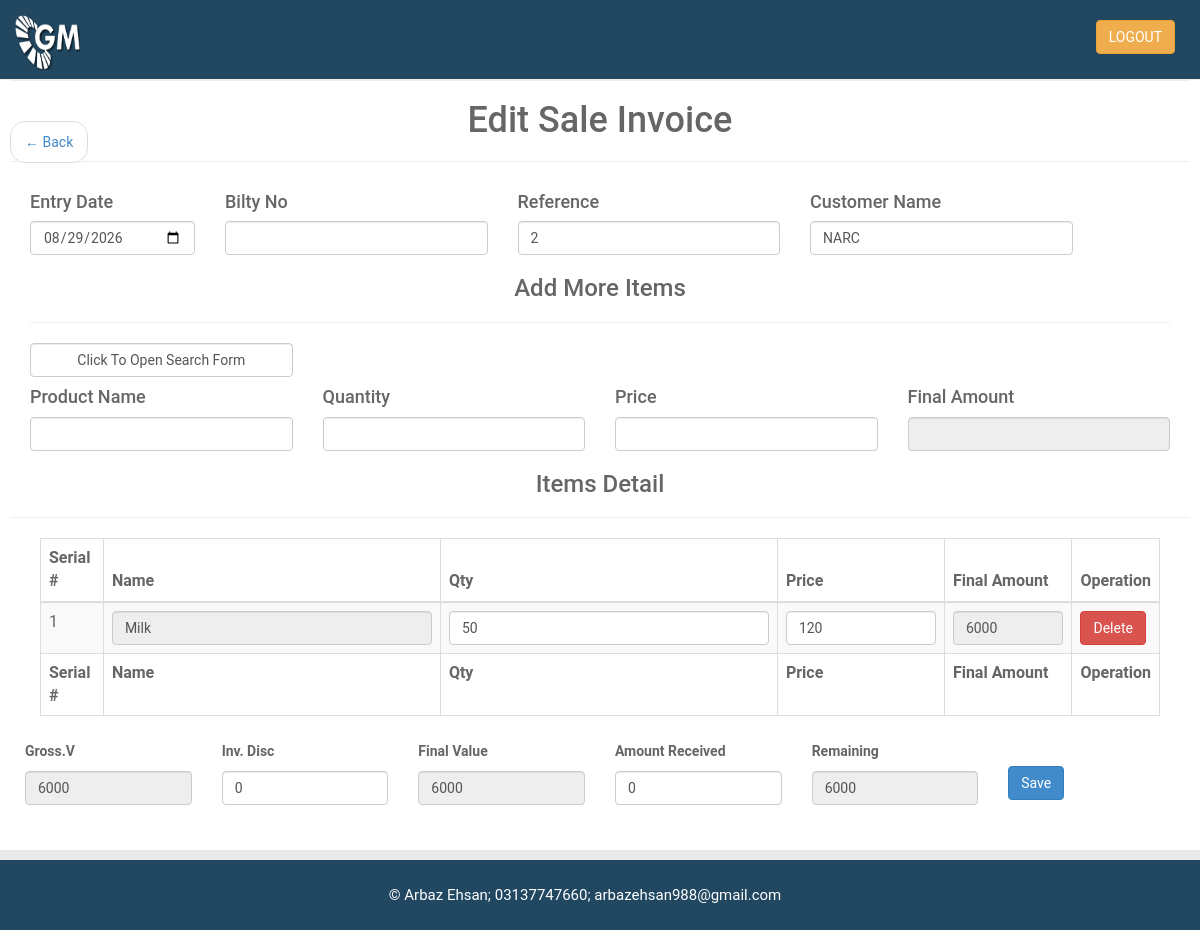
The app's page /2/editinvoice.php?id=1 (signed in) with its own data.
### tables this page shows
CREATE TABLE `scounter` (
  `id` int(22) NOT NULL,
  `bilty_No` varchar(22) NOT NULL,
  `referal` varchar(200) NOT NULL,
  `customer` varchar(100) NOT NULL,
  `sale_day` date NOT NULL,
  `type` varchar(100) NOT NULL
);

CREATE TABLE `accounts` (
  `id` int(22) NOT NULL,
  `name` varchar(50) NOT NULL,
  `contact` varchar(50) NOT NULL,
  `phone1` varchar(50) NOT NULL,
  `phone2` varchar(50) NOT NULL,
  `phone3` varchar(50) NOT NULL,
  `city` varchar(50) NOT NULL,
  `address` varchar(50) NOT NULL,
  `type` varchar(22) NOT NULL,
  `active` varchar(22) NOT NULL
);

CREATE TABLE `sale` (
  `id` int(22) NOT NULL,
  `sale_No` varchar(22) NOT NULL,
  `barcode` varchar(22) NOT NULL,
  `purchase_Price` varchar(100) NOT NULL,
  `qty` varchar(22) NOT NULL,
  `price` varchar(22) NOT NULL,
  `grossId` varchar(22) NOT NULL,
  `discount` varchar(22) NOT NULL,
  `finalValue` varchar(22) NOT NULL,
  `profit` varchar(100) NOT NULL,
  `received` varchar(22) NOT NULL,
  `remaining` varchar(22) NOT NULL,
  `sale_day` date NOT NULL,
  `naration` varchar(100) NOT NULL,
  `customer` varchar(100) NOT NULL,
  `type` varchar(100) NOT NULL
);

CREATE TABLE `products` (
  `id` int(22) NOT NULL,
  `name` varchar(100) NOT NULL,
  `size` int(100) NOT NULL,
  `p_price` varchar(100) NOT NULL,
  `w_price` varchar(100) NOT NULL,
  `r_price` varchar(100) NOT NULL,
  `minQ` varchar(50) NOT NULL,
  `shQty` varchar(100) NOT NULL,
  `sh_status` varchar(100) NOT NULL,
  `active` int(11) NOT NULL,
  `location` varchar(100) NOT NULL,
  `reorder` varchar(100) NOT NULL
);

### converter.php (called while the page is built, shortened)
<?php
      function getProductName($productId)
    {
       include('connect.php');
       $result1=mysqli_query($con,"SELECT *FROM products WHERE id='$productId'");
	     $fetch1=mysqli_fetch_array($result1);
	     return $fetch1['name'];
      }
      function getCustomerName($customer_Id)
      {
          include('connect.php');
          $result1=mysqli_query($con,"SELECT * FROM accounts WHERE id='$customer_Id'");
          $fetch1=mysqli_fetch_array( $result1);
          return $fetch1['name'];
      }
 ?>

### 2/editinvoice.php (the view, shortened to what this page needs)
<?php include('../session.php'); include("../header.php");include("../connect.php");include("../converter.php");
$orderno =  $_REQUEST['id'];
$sql7 = "SELECT * FROM scounter WHERE id='$orderno'";
$result7 = mysqli_query($con,$sql7);
$fetch7 = mysqli_fetch_array($result7);
?>
<nav aria-label="..." style="position: fixed;">
  <ul class="pager">
    <li class="previous"><a href="viewinvoices.php"><span aria-hidden="true">&larr;</span> Back</a></li>
  </ul>
  <body onload="focus1();">
</nav><center><h1>Edit Sale Invoice</h1></center><hr>
  <div class="container">
    <div class="row">
      <form method="POST" id="lockForm">
        <div class="col-md-2">
            <h4>Entry Date</h4><input type="date" value="<?php echo date('Y-m-d'); ?>" name="sale_day" class="form-control">
          </div>
          <div class="col-md-3">
                <h4>Bilty No</h4><input type="" value="<?php echo $fetch7['bilty_No']; ?>" id="bilty_id" name="bilty_No" class="form-control">
            </div>
            <div class="col-md-3">
                <h4>Reference</h4><input type="" value="<?php echo $fetch7['referal']; ?>" name="referal" class="form-control" id="r_id">
            </div>
            <div class="col-md-3">
            <h4>Customer Name</h4>
            <input list="group"  id="vendorId" name="customer"  class="form-control" autocomplete="none" value="<?php echo getCustomerName($fetch7['customer']); ?>">
          </div>
    </div>
    <center><h3>Add More Items</h3></center><hr>
    <div class="row">
          <div class="col-md-3">
    <button  type="button" id="modl" class="form-control" data-toggle="modal" data-target="#myModal">Click To Open Search Form</button>
                  <?php
                    mysqli_set_charset($con,'utf8');
                  ?>
        </div>
  </div>
   <div class="row">
    <div class="col-md-3">
      <h4>Product Name</h4>
      <?php mysqli_set_charset($con,'utf8'); ?>
      <input type="" list="product" class="form-control" id="extraId" onchange="loadName(this.value)" >
    </div>
     <div class="col-md-3">
      <h4>Quantity</h4>
      <input type="" class="form-control" id="qtyId" onkeyup="getFinalPrice()">
    </div>
    <div class="col-md-3">
      <h4>Price</h4>
      <input type="" id="purchaseId" class="form-control" onkeyup="getFinalPrice()">
    </div>
    <div class="col-md-3">
      <h4>Final Amount</h4>
      <input type="text" onblur="insert()" readonly id="finalId" class="form-control">
    </div>
  </div>
  </div>
  <center><h3>Items Detail</h3></center><hr>
<div class="container-fluid">
    <div class="col-md-12 table-responsive" id="loadDiv">
                <table class="table table-striped table-bordered">
                <thead>
                  <tr>
                    <th>Serial #</th>
                    <th>Name</th>
                    <th>Qty</th>
                    <th>Price</th>
                    <th>Final Amount</th>
                    <th>Operation</th>
                  </tr>
                </thead>
                <tbody id="item-details">
                   <?php
                    $result3=mysqli_query($con,"SELECT * FROM sale WHERE sale_No ='$orderno'");
                    $counter=0;
                   while ($fetch3=mysqli_fetch_array($result3))
                   {
                       $gross = $fetch3['grossId'];
                       $discount = $fetch3['discount'];
                       $received = $fetch3['received'];
                       $remaining= $fetch3['remaining'];
                       $counter++;
                    ?>
                    <tr>
                      <td class="no"><?= $counter; ?></td>
                      <td><input style="width:320px;" readonly type="text" class="form-control productname"  value="<?= getProductName($fetch3['barcode']); ?>"></td>
                      <td><input style="width:320px;" type="text" class="form-control quantity" id="qty" value='<?= $fetch3['qty']; ?>'></td>
                      <td><input style="width:150px;" type="text" class="form-control price" id="price" value='<?= $fetch3['price']; ?>'></td>
                      <td><input type="text" readonly class="form-control amount" value='<?= $fetch3['finalValue']; ?>'></td>
                      <td><a href="#" onclick="remove()" class="btn btn-danger remove">Delete</td>
                    </tr>
                <?php } ?>
                </tbody>
                <tfoot>
                  <tr>
                    <th>Serial #</th>
                    <th>Name</th>
                    <th>Qty</th>
                    <th>Price</th>
                    <th>Final Amount</th>
                    <th>Operation</th>
                  </tr>
                </tfoot>
            </table>
  </div>
   <div class="row">
    <div class="col-md-2">
      <label>Gross.V</label>
      <input type="text" name="grossId" value="<?= $gross;?>" id="grossId" readonly class="form-control">
    </div>
    <div class="col-md-2">
      <label>Inv. Disc</label>
      <input type="text" id="discount1" value="<?= $discount;?>" name="discount1" onkeyup="load2()" name="invDiscount" class="form-control">
    </div>
    <div class="col-md-2">
      <label>Final Value</label>
      <input type="text" id="finalValue" name="finalValue" value="<?= $gross-$discount;?>" name="final" value="<?= $gross;?>" readonly class="form-control" >
    </div>
    <div class="col-md-2">
      <label>Amount Received</label>
      <input type="text" id="received" value="<?= $received;?>" name="received" onkeyup="load3()" name="amntpaid" class="form-control" onkeyup="ledger(this.value)">
    </div>
  <div class="col-md-2">
      <label>Remaining</label>
      <input type="text" name="remaining" id="reamaining" value="<?= $remaining;?>" name="remaining" class="form-control" readonly="">
    </div>
     <div class="col-md-2"><br>
         <button onclick="save()" class="btn btn-primary">Save</button>
      </div>
  </div>
</div>
<?php include("../footer.php");?>

### assets/css/custom.css (style rules this page uses)
body { font-family: 'Open Sans', sans-serif; line-height:30px; overflow-x: hidden; }

### assets/css/style.css (style rules this page uses)
body { background: #e9e9e9; color: #666666; font-family: 'RobotoDraft', 'Roboto', sans-serif; font-size: 14px; -webkit-font-smoothing: antialiased; -moz-osx-font-smoothing: grayscale; }

### records on screen
scounter: referal "2", customer "NARC"
sale: barcode.name "Milk", qty "50", price "120", finalValue "6000", grossId "6000", discount1 "0", received "0", remaining "6000"
